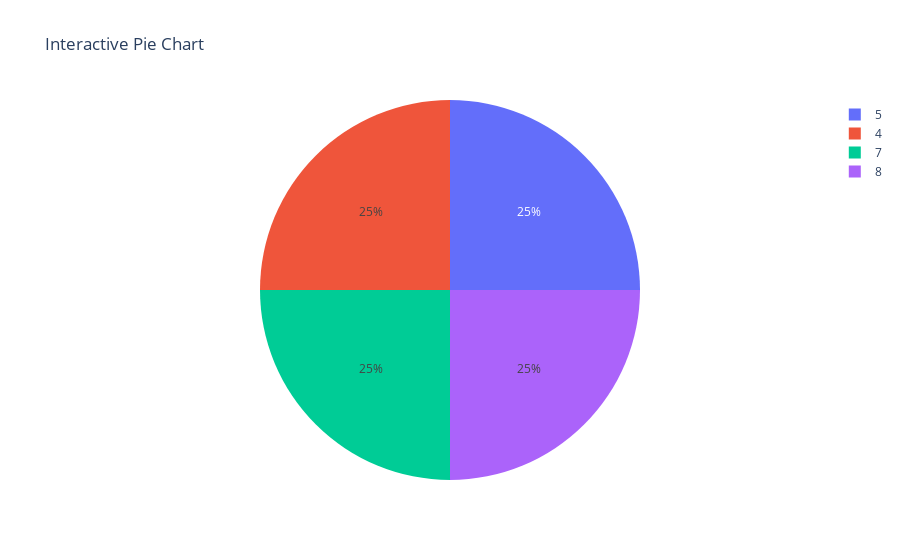

The notebook cell saved with this chart:
### Code cell
#21 Using Plotly, create an interactive pie chart of randomly generated data, add labels and percentages, set
#the title as 'Interactive Pie Chart'.
import plotly.express as px
x=[2, 3, 4, 5]
y=[5, 4, 7, 8]
fig= px.pie(x,y, title= 'Interactive Pie Chart')
fig.show()

### Figure 1 — Plotly figure (JSON) as saved in the notebook; plotly's stock layout.template omitted (floating-point values rounded to 4 significant figures)
{"data": [{"domain": {"x": [0, 1], "y": [0, 1]}, "hovertemplate": "label=%{label}<extra></extra>", "labels": [5, 4, 7, 8], "legendgroup": "", "name": "", "showlegend": true, "type": "pie"}], "layout": {"legend": {"tracegroupgap": 0}, "title": {"text": "Interactive Pie Chart"}}}
